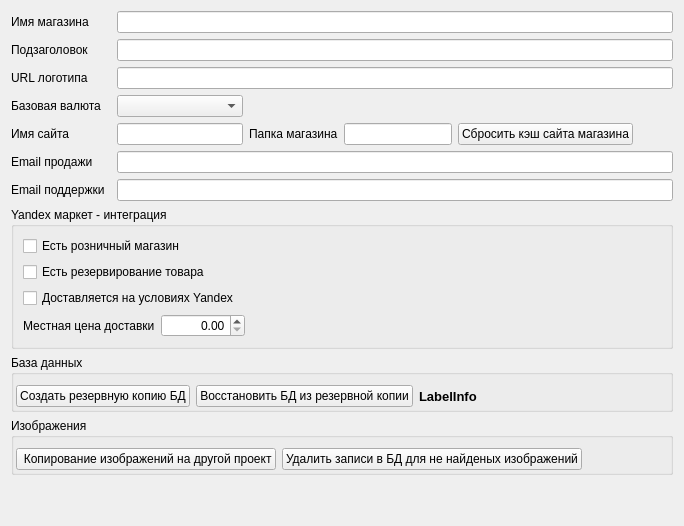
         <widget class="QWidget" name="tabSettingsShop">
          <property name="autoFillBackground">
           <bool>true</bool>
          </property>
          <attribute name="title">
           <string>Настройка магазина</string>
          </attribute>
          <layout class="QGridLayout" name="gridLayout">
           <item row="9" column="0" colspan="4">
            <widget class="QGroupBox" name="groupBoxYandex">
             <property name="title">
              <string>Yandex маркет - интеграция</string>
             </property>
             <layout class="QVBoxLayout" name="verticalLayout_3">
              <item>
               <widget class="QCheckBox" name="checkBoxIsYAStore">
                <property name="text">
                 <string>Есть розничный магазин</string>
                </property>
               </widget>
              </item>
              <item>
               <widget class="QCheckBox" name="checkBoxIsYAPickup">
                <property name="text">
                 <string>Есть резервирование товара</string>
                </property>
               </widget>
              </item>
              <item>
               <widget class="QCheckBox" name="checkBoxIsYADelivery">
                <property name="text">
                 <string>Доставляется на условиях Yandex</string>
                </property>
               </widget>
              </item>
              <item>
               <layout class="QHBoxLayout" name="horizontalLayout_2">
                <item>
                 <widget class="QLabel" name="label_17">
                  <property name="text">
                   <string>Местная цена доставки</string>
                  </property>
                 </widget>
                </item>
                <item>
                 <widget class="QDoubleSpinBox" name="doubleSpinBoxCostYALocalDelivery">
                  <property name="alignment">
                   <set>Qt::AlignRight|Qt::AlignTrailing|Qt::AlignVCenter</set>
                  </property>
                  <property name="maximum">
                   <double>16777215.000000000000000</double>
                  </property>
                 </widget>
                </item>
                <item>
                 <spacer name="horizontalSpacer_2">
                  <property name="orientation">
                   <enum>Qt::Horizontal</enum>
                  </property>
                  <property name="sizeHint" stdset="0">
                   <size>
                    <width>40</width>
                    <height>20</height>
                   </size>
                  </property>
                 </spacer>
                </item>
               </layout>
              </item>
             </layout>
            </widget>
           </item>
           <item row="10" column="0" colspan="4">
            <widget class="QGroupBox" name="groupBoxDB">
             <property name="title">
              <string>База данных</string>
             </property>
             <layout class="QHBoxLayout" name="horizontalLayout_6">
              <property name="leftMargin">
               <number>2</number>
              </property>
              <property name="topMargin">
               <number>10</number>
              </property>
              <property name="rightMargin">
               <number>2</number>
              </property>
              <property name="bottomMargin">
               <number>2</number>
              </property>
              <item>
               <widget class="QPushButton" name="pushButtonCreateDump">
                <property name="text">
                 <string>Создать резервную копию БД</string>
                </property>
                <property name="icon">
                 <iconset resource="../res.qrc">
                  <normaloff>:/32/icons/32x32/database-upload.png</normaloff>:/32/icons/32x32/database-upload.png</iconset>
                </property>
                <property name="iconSize">
                 <size>
                  <width>24</width>
                  <height>24</height>
                 </size>
                </property>
               </widget>
              </item>
              <item>
               <widget class="QPushButton" name="pushButtonRestoreDump">
                <property name="text">
                 <string>Восстановить БД из резервной копии</string>
                </property>
                <property name="icon">
                 <iconset resource="../res.qrc">
                  <normaloff>:/32/icons/32x32/download-database.png</normaloff>:/32/icons/32x32/download-database.png</iconset>
                </property>
                <property name="iconSize">
                 <size>
                  <width>24</width>
                  <height>24</height>
                 </size>
                </property>
               </widget>
              </item>
              <item>
               <widget class="QLabel" name="labelInfo">
                <property name="font">
                 <font>
                  <pointsize>10</pointsize>
                  <weight>75</weight>
                  <italic>false</italic>
                  <bold>true</bold>
                 </font>
                </property>
                <property name="text">
                 <string>LabelInfo</string>
                </property>
               </widget>
              </item>
              <item>
               <widget class="QWidget" name="widgetPreloader" native="true">
                <property name="minimumSize">
                 <size>
                  <width>40</width>
                  <height>0</height>
                 </size>
                </property>
               </widget>
              </item>
              <item>
               <spacer name="horizontalSpacer_6">
                <property name="orientation">
                 <enum>Qt::Horizontal</enum>
                </property>
                <property name="sizeHint" stdset="0">
                 <size>
                  <width>40</width>
                  <height>20</height>
                 </size>
                </property>
               </spacer>
              </item>
             </layout>
            </widget>
           </item>
           <item row="0" column="2" colspan="2">
            <widget class="QLineEdit" name="lineEditShopName">
             <property name="sizePolicy">
              <sizepolicy hsizetype="Expanding" vsizetype="Preferred">
               <horstretch>0</horstretch>
               <verstretch>0</verstretch>
              </sizepolicy>
             </property>
            </widget>
           </item>
           <item row="12" column="0" colspan="4">
            <spacer name="verticalSpacer_2">
             <property name="orientation">
              <enum>Qt::Vertical</enum>
             </property>
             <property name="sizeHint" stdset="0">
              <size>
               <width>20</width>
               <height>40</height>
              </size>
             </property>
            </spacer>
           </item>
           <item row="8" column="2" colspan="2">
            <widget class="QLineEdit" name="lineEditEmailSupport">
             <property name="sizePolicy">
              <sizepolicy hsizetype="Expanding" vsizetype="Preferred">
               <horstretch>0</horstretch>
               <verstretch>0</verstretch>
              </sizepolicy>
             </property>
            </widget>
           </item>
           <item row="4" column="3">
            <layout class="QHBoxLayout" name="horizontalLayout_5">
             <item>
              <widget class="QLabel" name="label_18">
               <property name="text">
                <string>Папка магазина</string>
               </property>
              </widget>
             </item>
             <item>
              <widget class="QLineEdit" name="lineEditShopFolder">
               <property name="sizePolicy">
                <sizepolicy hsizetype="Expanding" vsizetype="Preferred">
                 <horstretch>0</horstretch>
                 <verstretch>0</verstretch>
                </sizepolicy>
               </property>
               <property name="maximumSize">
                <size>
                 <width>200</width>
                 <height>16777215</height>
                </size>
               </property>
              </widget>
             </item>
             <item>
              <widget class="QPushButton" name="pushButtonClearCache">
               <property name="text">
                <string>Сбросить кэш сайта магазина</string>
               </property>
              </widget>
             </item>
             <item>
              <spacer name="horizontalSpacer_5">
               <property name="orientation">
                <enum>Qt::Horizontal</enum>
               </property>
               <property name="sizeHint" stdset="0">
                <size>
                 <width>40</width>
                 <height>20</height>
                </size>
               </property>
              </spacer>
             </item>
            </layout>
           </item>
           <item row="2" column="2" colspan="2">
            <widget class="QLineEdit" name="lineEditUrlLogotip">
             <property name="sizePolicy">
              <sizepolicy hsizetype="Expanding" vsizetype="Preferred">
               <horstretch>0</horstretch>
               <verstretch>0</verstretch>
              </sizepolicy>
             </property>
            </widget>
           </item>
           <item row="2" column="0">
            <widget class="QLabel" name="label_3">
             <property name="text">
              <string>URL логотипа</string>
             </property>
            </widget>
           </item>
           <item row="0" column="0">
            <widget class="QLabel" name="label">
             <property name="text">
              <string>Имя магазина</string>
             </property>
            </widget>
           </item>
           <item row="1" column="2" colspan="2">
            <widget class="QLineEdit" name="lineEditSubName">
             <property name="sizePolicy">
              <sizepolicy hsizetype="Expanding" vsizetype="Preferred">
               <horstretch>0</horstretch>
               <verstretch>0</verstretch>
              </sizepolicy>
             </property>
            </widget>
           </item>
           <item row="4" column="0">
            <widget class="QLabel" name="label_9">
             <property name="text">
              <string>Имя сайта</string>
             </property>
            </widget>
           </item>
           <item row="8" column="0">
            <widget class="QLabel" name="label_16">
             <property name="text">
              <string>Email поддержки</string>
             </property>
            </widget>
           </item>
           <item row="3" column="0">
            <widget class="QLabel" name="label_4">
             <property name="text">
              <string>Базовая валюта</string>
             </property>
            </widget>
           </item>
           <item row="1" column="0">
            <widget class="QLabel" name="label_2">
             <property name="text">
              <string>Подзаголовок</string>
             </property>
            </widget>
           </item>
           <item row="4" column="2">
            <widget class="QLineEdit" name="lineEditDomain">
             <property name="sizePolicy">
              <sizepolicy hsizetype="Expanding" vsizetype="Preferred">
               <horstretch>0</horstretch>
               <verstretch>0</verstretch>
              </sizepolicy>
             </property>
             <property name="maximumSize">
              <size>
               <width>200</width>
               <height>16777215</height>
              </size>
             </property>
            </widget>
           </item>
           <item row="3" column="2">
            <widget class="QComboBox" name="comboBoxBaseCurrency">
             <property name="sizePolicy">
              <sizepolicy hsizetype="Preferred" vsizetype="Preferred">
               <horstretch>0</horstretch>
               <verstretch>0</verstretch>
              </sizepolicy>
             </property>
             <property name="maximumSize">
              <size>
               <width>200</width>
               <height>16777215</height>
              </size>
             </property>
            </widget>
           </item>
           <item row="7" column="0">
            <widget class="QLabel" name="label_15">
             <property name="text">
              <string>Email продажи</string>
             </property>
            </widget>
           </item>
           <item row="7" column="2" colspan="2">
            <widget class="QLineEdit" name="lineEditEmailSales">
             <property name="sizePolicy">
              <sizepolicy hsizetype="Expanding" vsizetype="Preferred">
               <horstretch>0</horstretch>
               <verstretch>0</verstretch>
              </sizepolicy>
             </property>
            </widget>
           </item>
           <item row="11" column="0" colspan="4">
            <widget class="QGroupBox" name="groupBoxImages">
             <property name="title">
              <string>Изображения</string>
             </property>
             <layout class="QHBoxLayout" name="horizontalLayout_7">
              <property name="leftMargin">
               <number>2</number>
              </property>
              <property name="topMargin">
               <number>10</number>
              </property>
              <property name="rightMargin">
               <number>2</number>
              </property>
              <property name="bottomMargin">
               <number>2</number>
              </property>
              <item>
               <widget class="QPushButton" name="pushButtonImagesMigration">
                <property name="text">
                 <string> Копирование изображений на другой проект</string>
                </property>
                <property name="icon">
                 <iconset resource="../res.qrc">
                  <normaloff>:/16/icons/16x16/arrows.png</normaloff>:/16/icons/16x16/arrows.png</iconset>
                </property>
                <property name="iconSize">
                 <size>
                  <width>24</width>
                  <height>24</height>
                 </size>
                </property>
               </widget>
              </item>
              <item>
               <widget class="QPushButton" name="pushButtonDelImagesFromBD">
                <property name="text">
                 <string>Удалить записи в БД для не найденых изображений</string>
                </property>
                <property name="icon">
                 <iconset resource="../res.qrc">
                  <normaloff>:/16/icons/16x16/Delete.png</normaloff>:/16/icons/16x16/Delete.png</iconset>
                </property>
                <property name="iconSize">
                 <size>
                  <width>24</width>
                  <height>24</height>
                 </size>
                </property>
               </widget>
              </item>
              <item>
               <widget class="QWidget" name="widgetPreloader_2" native="true">
                <property name="minimumSize">
                 <size>
                  <width>40</width>
                  <height>0</height>
                 </size>
                </property>
               </widget>
              </item>
              <item>
               <spacer name="horizontalSpacer_7">
                <property name="orientation">
                 <enum>Qt::Horizontal</enum>
                </property>
                <property name="sizeHint" stdset="0">
                 <size>
                  <width>40</width>
                  <height>20</height>
                 </size>
                </property>
               </spacer>
              </item>
             </layout>
            </widget>
           </item>
          </layout>
         </widget>
